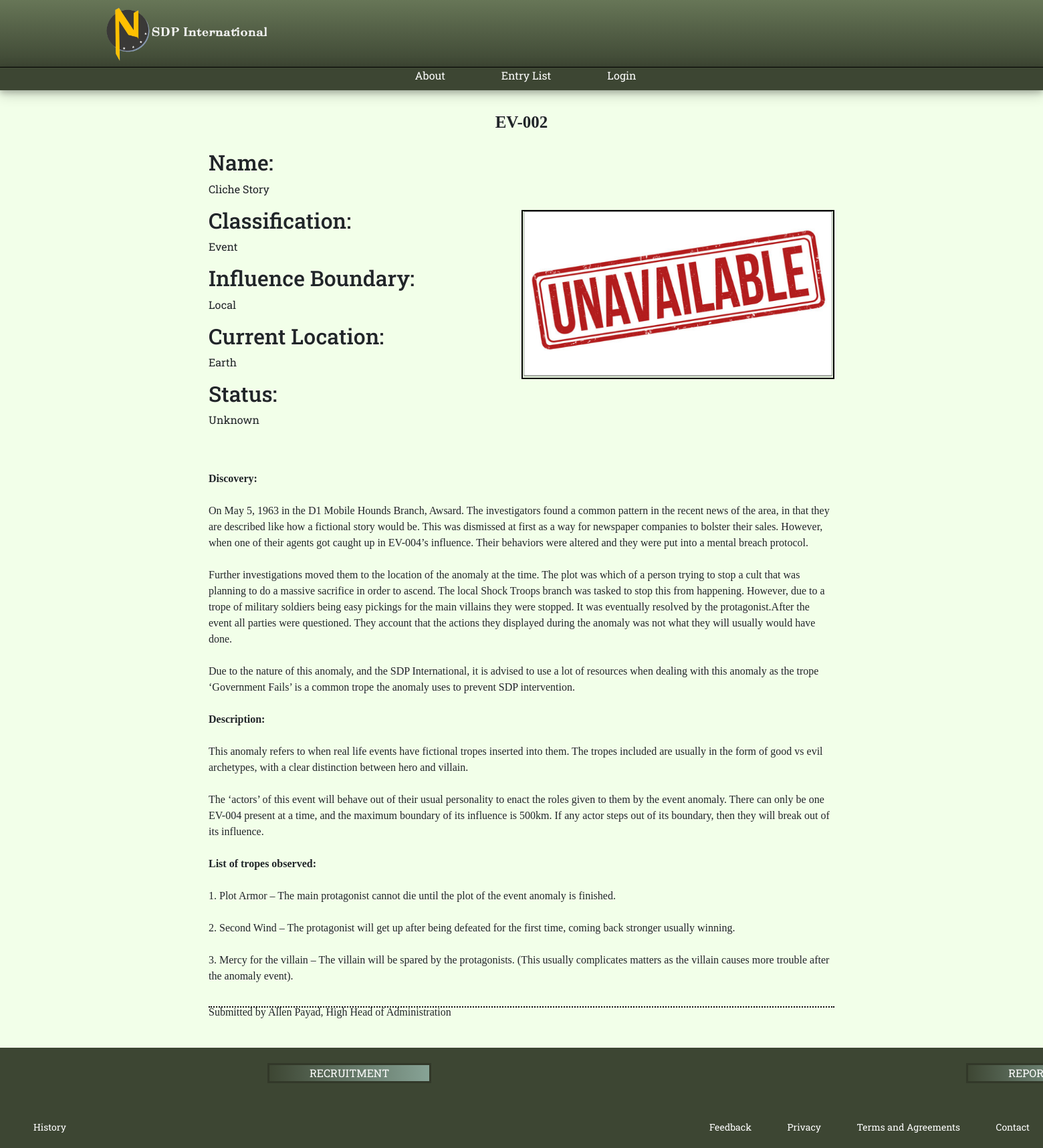
The page /entryTemplate.php?id=57 on the database its author committed.
### tables this page shows
CREATE TABLE `entrysubdb` (
  `id` int(11) NOT NULL,
  `name` varchar(255) NOT NULL,
  `location` varchar(255) NOT NULL,
  `title` varchar(255) NOT NULL,
  `report` mediumtext NOT NULL,
  `type` enum('Object','Entity','Event','Place') NOT NULL,
  `threat` enum('Vicinity','Local','Regional','Continental','Global') NOT NULL,
  `status` enum('Unknown','Secured','Cooperative','Terminated','Monitored') NOT NULL,
  `image` text NOT NULL,
  `entryName` varchar(255) NOT NULL
);

### database/functions.php (called while the page is built, shortened)
<?php
    $conn = mysqli_connect(DB_SERVER, DB_USERNAME, DB_PASSWORD, DB_NAME);
    if(isset($_REQUEST['id'])){
        $id = $_REQUEST['id'];
        $sql = "SELECT * FROM `entrysubdb` WHERE id = $id";
        $query = mysqli_query($conn, $sql);
    }
?>

### entryTemplate.php (the view, shortened to what this page needs)
<?php
    include "database/functions.php";
?>
<!DOCTYPE html>
<html lang="en">
<head>
    <link rel="stylesheet" href="css/bootstrap.css">
    <link rel="stylesheet" href="base.css">
    <link rel="stylesheet" href="layouts.css">
    <link rel="stylesheet" href="modules.css">
</head>
<body>
    <header>
        <div class="header-border">
            <div class="logo-img">
                <a href="index.php">
                    <img src="images/headerlogo.png" alt="Logo" width="75px">
                </a>
            </div>
        </div>
    </header>
    <header class="header-bottomshape">
        <nav>
            <ul>
                <li>
                    <a href="aboutUs.php">About</a>
                    <a href="entryList.php">Entry List</a>
                    <?php if(empty($_SESSION)) : ?>
                        <a href="#" data-bs-toggle="modal" data-bs-target="#modal-login">Login</a>
                    <?php endif ?>
                </li>
            </ul>
        </nav>
    </header>
    <main class="main-entry">
    <?php foreach($query as $q): ?>
        <div class="content-top-entrytem">
            <h1><?php echo $q['entryName']?> </h1>
        </div>
        <div class="content-left-entrytem">
            <h2>Name:</h2>
            <p> <?php echo $q['title']?> </p>
            <h2>Classification:</h2>
            <p> <?php echo $q['type']?> </p>
            <h2>Influence Boundary:</h2>
            <p> <?php echo $q['threat']?> </p>
            <h2>Current Location:</h2>
            <p> <?php echo $q['location']?> </p>
            <h2>Status:</h2>
            <p> <?php echo $q['status']?> </p>
        </div>
        <div class="content-right-entrytem">
            <img src="images/<?php echo $q['image']?>" alt="Image Unavailable" >
        </div>
        <div class="content-bottom-entrytem">
            <br>
            <br>
            <p>
                <?php echo $q['report']?>
            </p>
            <div class="entry-line">
            <p>
                Submitted by <?php echo $q['name']?>
            </p>
        </div>
        </div>
    <?php endforeach; ?>
    </main>
    <footer>
        <div class="footer-top">
            <a href="recruitment.php" class="btn btn-info link" role="button">RECRUITMENT</a>
            <a href="#" class="btn btn-info link" role="button" data-bs-toggle="modal" data-bs-target="#modal-report">REPORT</a>
        </div>
        <div class="footer-bottom-left">
            <a href="history.php">History</a>
        </div>
        <div class="footer-bottom">
            <a href="#" data-bs-toggle="modal" data-bs-target="#modal-feedback">Feedback</a>
            <a href="privacy.php">Privacy</a>
            <a href="termsAndAgreements.php">Terms and Agreements</a>
            <a href="contactUs.php">Contact</a>
        </div>
    </footer>
</body>
</html>

### base.css (style rules this page uses)
* { margin: 0; padding: 0; box-sizing: border-box; }
body { background-color: #F2FFE9; font-family: 'Roboto Slab',system-ui, -apple-system, BlinkMacSystemFont, 'Segoe UI', Roboto, Oxygen, Ubuntu, Cantarell, 'Open Sans', 'Helvetica Neue', sans-serif; }
h1 { font-family: Oswald; font-size: 25px; font-style: normal; font-variant: normal; font-weight: bold; line-height: 26.4px; }

### layouts.css (style rules this page uses)
header { height: 100px; background: rgb(103,118,87); background: linear-gradient( rgba(103,118,87,1) 0%, rgba(61,70,51,1) 100%); display: flex; justify-content: space-around; align-items: center; flex-wrap: wrap; border: black; }
.header-border { width: 100%; display: flex; justify-content: space-evenly; align-self: center; flex-wrap: wrap; }
.logo-img { display: flex; justify-content: left; margin-right: auto; margin-left: 10%; }
.logo-img a { width: 100px; justify-content: left; }
.logo-img a img { width: 250px; justify-content: left; }
header nav ul { display: flex; list-style-type: none; }
header nav ul a { text-decoration: none; color: white; margin-right: 20px; font-size: 15px; }
.header-bottomshape { background: #3D4633; height: 35px; border-top: black solid 1px; display: flex; align-items: center; margin-bottom: 30px; box-shadow: 0 4px 8px 0 rgba(0, 0, 0, 0.2), 0 6px 20px 0 rgba(0, 0, 0, 0.19); }
.header-bottomshape li a { font-size: 16px; padding: 5px 30px 5px 30px; }
footer { margin-top: 50px; height: 150px; width: 100%; background-color: #3D4633; display: flex; justify-content: flex-end; align-items: center; flex-wrap: wrap; border: black; position: absolute; }
.link { border: rgb(50, 56, 41) solid; border-radius: 0; height: 30px; padding: 0 60px; margin-top: 10px; margin-right: 400px; margin-left: 400px; color: white; background: rgb(61,70,51); background: linear-gradient(90deg, rgba(61,70,51,1) 0%, rgba(135,163,150,1) 100%); }
footer a { color: white; margin-left: 50px; text-decoration: none; }
.footer-top { display: flex; justify-content: space-evenly; font-family: 'Roboto Slab'; margin-top: 10px; width: 100%; height: 40px; width: 100%; }
.footer-bottom-left { font-size: 14px; margin: 0; text-align: left; padding-right: 20px; padding-top: 50px; width: 50%; height: 90px; font-family: 'Roboto Slab'; }
.footer-bottom { font-size: 14px; margin: 0; text-align: right; padding-right: 20px; padding-top: 50px; width: 50%; height: 90px; font-family: 'Roboto Slab'; }
.main-entry { display: flex; min-height: calc(100vh - 265px); width: 60%; align-items: center; justify-content: center; margin: auto; flex-wrap: wrap; }

### modules.css (style rules this page uses)
.content-top-entrytem { text-align: center; width: 100%; margin: 5px 0 20px 0; }
.content-left-entrytem { width: 50%; }
.content-right-entrytem { width: 50%; height: 30%; border: 2px solid black; }
.content-right-entrytem img { width: 100%; max-height: 100%; }
.entry-line { width: 100%; border-bottom: 2px dotted black; height: 5px; margin-top: 30px; margin-bottom: 10px; }
.content-bottom-entrytem { font-family: Oswald; }

### rows shown on the page
entrysubdb: entryName "EV-002", title "Cliche Story", type "Event", threat "Local", location "Earth", status "Unknown", image (picture), report "Discovery: On May 5, 1963 in the D1 Mobile Hounds Branch, Awsard. The investigators found a common pattern in the recent news of the area, in that they are described like how a fictional story would be. This was dismissed at first as a way for newspaper companies to bolster their sales. However, when one of their agents got caught up in EV-004’s influence. Their behaviors were altered and they were put into a mental breach protocol. Further investigations moved them to the location of the anomaly at the time. The plot was which of a person trying to stop a cult that was planning to do a massive sacrifice in order to ascend. The local Shock Troops branch was tasked to stop this from…", name "Allen Payad, High Head of Administration"
